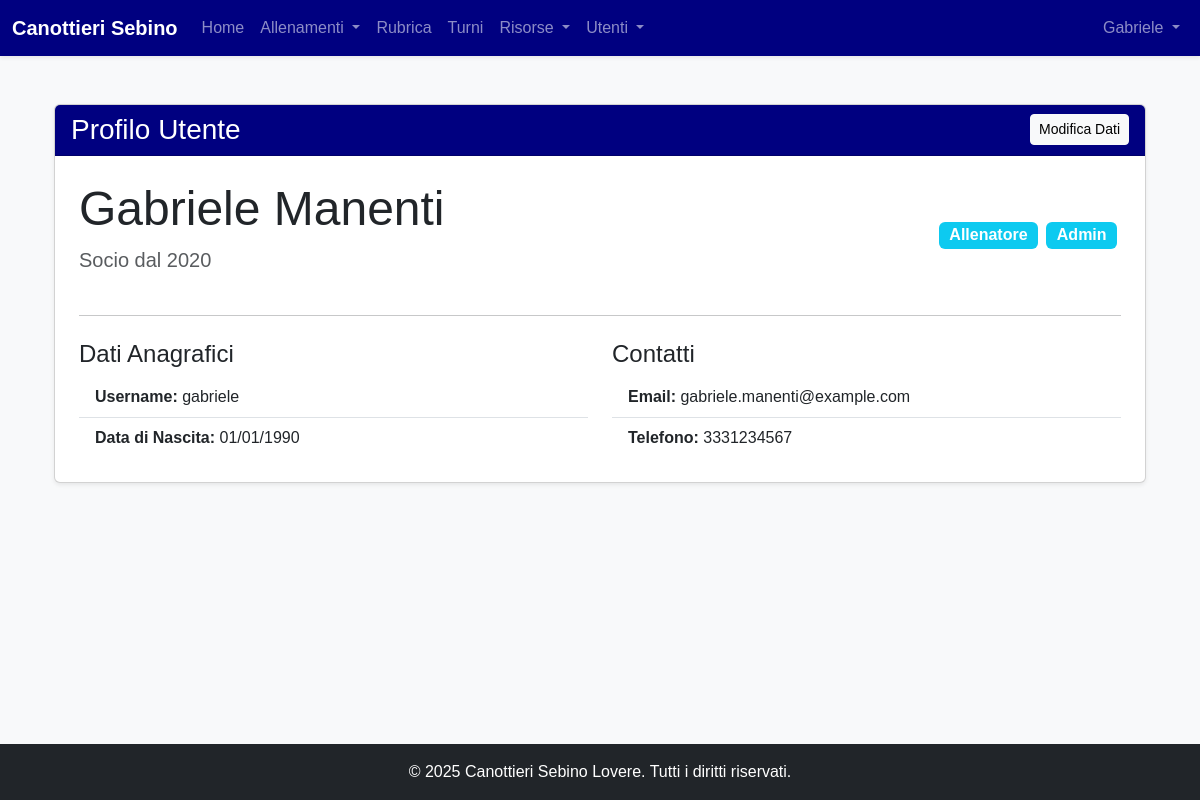
Page /profilo (signed in) on the earlier database version.
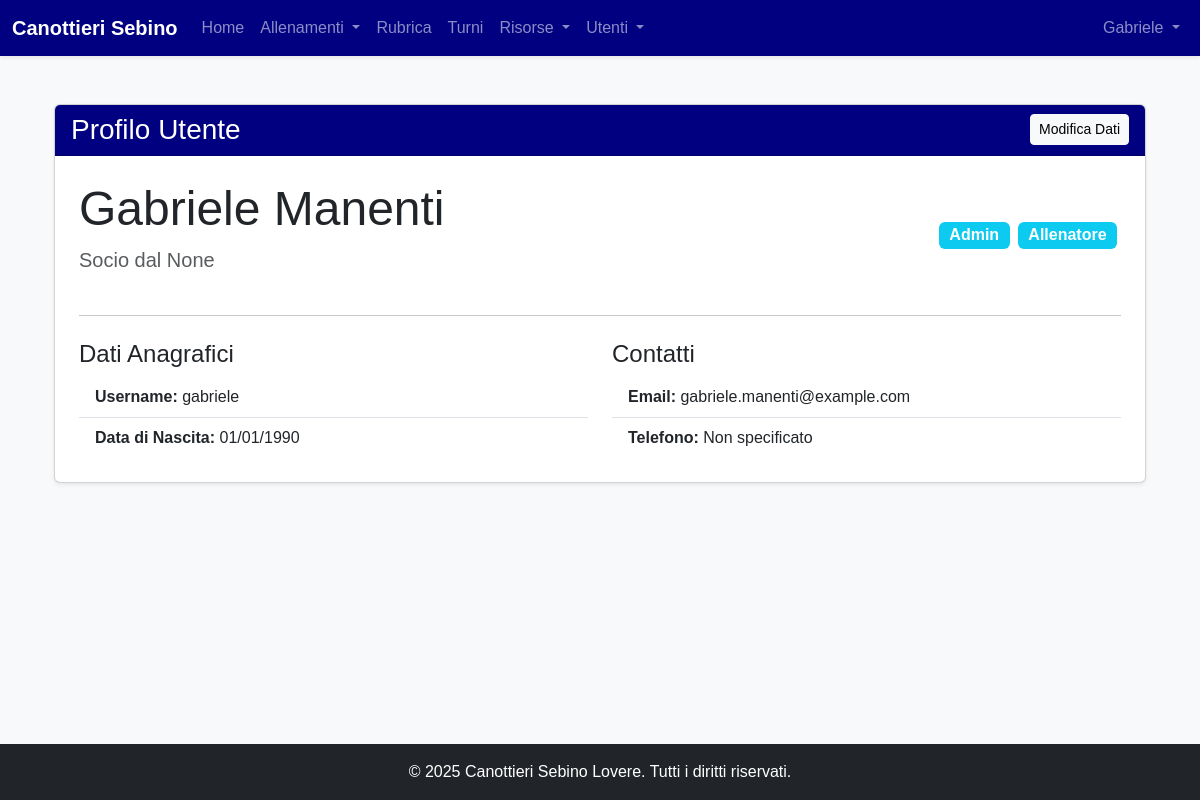
Same page on the later database version.
### models.py (models this page shows, shortened)
class User(Base):
    __tablename__ = "users"
    id = Column(Integer, primary_key=True, index=True)
    username = Column(String, unique=True, index=True, nullable=False)
    hashed_password = Column(String, nullable=False)
    first_name = Column(String, nullable=False)
    last_name = Column(String, nullable=False)
    email = Column(String, unique=True, index=True)
    phone_number = Column(String)
    date_of_birth = Column(Date)
    tax_code = Column(String, unique=True)
    enrollment_year = Column(Integer)
    membership_date = Column(Date)
    certificate_expiration = Column(Date)
    address = Column(String)
    manual_category = Column(String, nullable=True)
    roles = relationship("Role", secondary=user_roles, back_populates="users")
    tags = relationship("Tag", secondary=user_tags, back_populates="users")
    barche_assegnate = relationship("Barca", secondary=barca_atleti_association, back_populates="atleti_assegnati")
    schede_pesi = relationship("SchedaPesi", back_populates="atleta")
    turni = relationship("Turno", back_populates="user")

class Role(Base):
    __tablename__ = "roles"
    id = Column(Integer, primary_key=True, index=True)
    name = Column(String, unique=True, index=True, nullable=False)
    users = relationship("User", secondary=user_roles, back_populates="roles")

### routers/users.py (the view)
@router.get("/profilo", response_class=HTMLResponse)
async def view_profile(request: Request, current_user: models.User = Depends(get_current_user)):
    return templates.TemplateResponse("profilo.html",
                                      {"request": request, "user": current_user, "current_user": current_user})

### templates/profilo.html (shortened to what this page needs)
{% extends "base.html" %}
{% block content %}
<div class="container mt-4">
    <div class="card shadow-sm">
        <div class="card-header bg-primary text-white d-flex justify-content-between align-items-center">
            <h2 class="h3 mb-0">Profilo Utente</h2>
            <a href="/profilo/modifica" class="btn btn-light btn-sm">Modifica Dati</a>
        </div>
        <div class="card-body p-4">
            <div class="row align-items-center">
                <div class="col-md-8">
                    <h1 class="display-5">{{ user.first_name }} {{ user.last_name }}</h1>
                    <p class="lead text-muted">Socio dal {{ user.enrollment_year }}</p>
                </div>
                <div class="col-md-4 text-md-end">
                    {% for role in user.roles %}
                        <span class="badge bg-info fs-6 me-1">{{ role.name.capitalize() }}</span>
                    {% endfor %}
                </div>
            </div>
            <hr class="my-4">
            <div class="row">
                <div class="col-md-6">
                    <h4>Dati Anagrafici</h4>
                    <ul class="list-group list-group-flush">
                        <li class="list-group-item"><strong>Username:</strong> {{ user.username }}</li>
                        <li class="list-group-item"><strong>Data di Nascita:</strong> {{ user.date_of_birth.strftime('%d/%m/%Y') }}</li>
                    </ul>
                </div>
                <div class="col-md-6">
                    <h4>Contatti</h4>
                    <ul class="list-group list-group-flush">
                        <li class="list-group-item"><strong>Email:</strong> {{ user.email or 'Non specificata' }}</li>
                        <li class="list-group-item"><strong>Telefono:</strong> {{ user.phone_number or 'Non specificato' }}</li>
                    </ul>
                </div>
            </div>
        </div>
    </div>
</div>
{% endblock %}

### templates/base.html (shortened to what this page needs)
<!doctype html>
<html lang="it" class="h-100">
<head>
    <link href="https://cdn.jsdelivr.net/npm/bootstrap@5.3.3/dist/css/bootstrap.min.css" rel="stylesheet" xintegrity="sha384-QWTKZyjpPEjISv5WaRU9OFeRpok6YctnYmDr5pNlyT2bRjXh0JMhjY6hW+ALEwIH">
    <link rel="stylesheet" href="{{ url_for('static', path='/style.css') }}">
</head>
<body class="d-flex flex-column h-100 bg-light">
<nav class="navbar navbar-expand-lg navbar-dark bg-primary shadow-sm">
    <div class="container-fluid">
        <a class="navbar-brand fw-bold" href="/dashboard">
            Canottieri Sebino
        </a>
        <div class="collapse navbar-collapse" id="navbarNav">
            {% if current_user %}
            <ul class="navbar-nav me-auto mb-2 mb-lg-0">
                <li class="nav-item">
                    <a class="nav-link" href="/dashboard">Home</a>
                </li>
                <li class="nav-item dropdown">
                    <a class="nav-link dropdown-toggle" href="#" id="allenamentiDropdown" role="button" data-bs-toggle="dropdown" aria-expanded="false">
                        Allenamenti
                    </a>
                </li>
                <li class="nav-item">
                    <a class="nav-link" href="/rubrica">Rubrica</a>
                </li>
                {% if current_user.is_admin %}
                <li class="nav-item">
                    <a class="nav-link" href="/turni">Turni</a>
                </li>
                {% endif %}
                <li class="nav-item dropdown">
                    <a class="nav-link dropdown-toggle" href="#" id="risorseDropdown" role="button" data-bs-toggle="dropdown" aria-expanded="false">
                        Risorse
                    </a>
                </li>
                {% if current_user.is_admin %}
                <li class="nav-item dropdown">
                    <a class="nav-link dropdown-toggle" href="#" id="adminMenu" role="button" data-bs-toggle="dropdown" aria-expanded="false">
                        Utenti
                    </a>
                </li>
                {% endif %}
            </ul>
            {% endif %}
            <ul class="navbar-nav ms-auto">
                {% if current_user %}
                    <li class="nav-item dropdown">
                        <a class="nav-link dropdown-toggle" href="#" id="navbarUserDropdown" role="button" data-bs-toggle="dropdown" aria-expanded="false">
                            {{ current_user.first_name or current_user.username }}
                        </a>
                    </li>
                {% else %}
                    <li class="nav-item">
                        <a class="nav-link" href="/login">Login</a>
                    </li>
                {% endif %}
            </ul>
        </div>
    </div>
</nav>
<main class="container my-4 flex-grow-1">
    {% block content %}{% endblock %}
</main>
<footer class="text-center text-white py-3 mt-auto bg-dark">
    <div class="container">
        <p class="mb-0">&copy; 2025 Canottieri Sebino Lovere. Tutti i diritti riservati.</p>
    </div>
</footer>
</body>
</html>

### static/style.css (style rules this page uses)
:root { --club-white: #ffffff; --club-light-blue: #ADD8E6; --club-navy-blue: #000080; --club-off-white-bg: #f8f9fa; --club-text-dark: #212529; --bs-primary-rgb: 0, 0, 128; }
body { font-family: Helvetica, Arial, sans-serif; color: var(--club-text-dark); background-color: var(--club-off-white-bg); }
.navbar-dark { background-color: var(--club-navy-blue) !important; }
a { color: var(--club-navy-blue); }

Differences in the rows shown:
changed User "Gabriele": enrollment_year "2020" → "None"; phone_number "3331234567" → "Non specificato"
shown differently, row unchanged: Role "Admin": moves up the list
